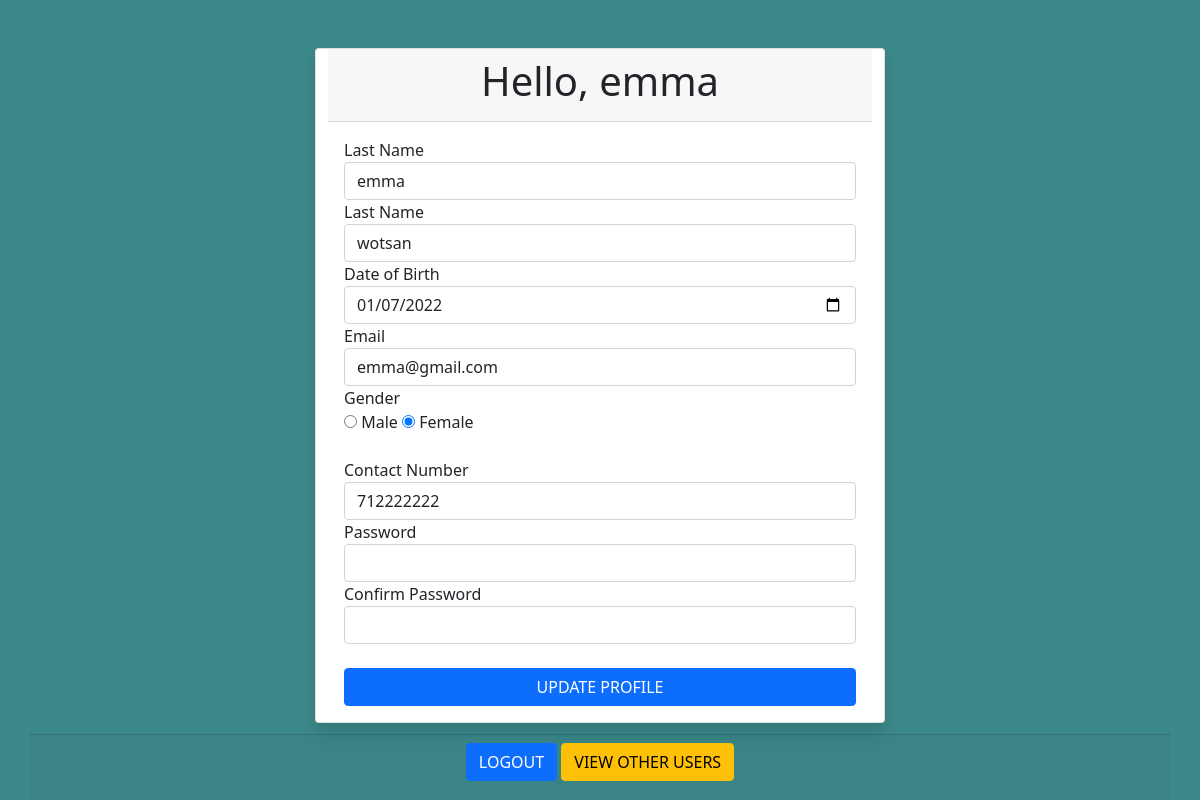
The page /user/home.php (signed in) on the database its author committed.
### tables this page shows
CREATE TABLE `users` (
  `id` int(11) NOT NULL,
  `email` varchar(255) NOT NULL,
  `password` varchar(255) NOT NULL,
  `name` varchar(255) NOT NULL,
  `uname` varchar(255) NOT NULL,
  `dob` date DEFAULT NULL,
  `gender` enum('m','f') NOT NULL,
  `contact` bigint(10) NOT NULL
);

### user/home.php (the view, shortened to what this page needs)
<?php
include "../db_config.php";
?>
<!DOCTYPE html>
<html lang="en">
<head>
    <link rel = "stylesheet" href = "../css/bootstrap.css">
    <link rel = "stylesheet" href = "style.css">
</head>
<body>
<div class="container vh-100">
    <div class="row justify-content-center h-100">
    <div class="card w-50 my-auto shadow mt-5">
        <div class="card-header text-center">
        <h1>Hello, <?php echo $_SESSION['name']; ?></h1>
</div>
        <div class="card-body">
            <form action="" method="post">
                <?php
                    $sql = "SELECT * FROM users WHERE id='{$_SESSION["id"]}'";
                    $result = mysqli_query($conn, $sql);
                    if(mysqli_num_rows($result) > 0){
                        $row = mysqli_fetch_assoc($result);
                    }
                ?>
            <div class="form-group">
            <label for="name">Last Name</label>
            <input type="text" class="form-control" name="name" value="<?php echo $row['name']; ?>">
             </div>
            <div class="form-group">
            <label for="uname">Last Name</label>
            <input type="text" class="form-control" name="uname" value="<?php echo $row['uname']; ?>">
            </div>
            <div class="form-group">
            <label for="name">Date of Birth</label>
            <input type="date" class="form-control" name="dob" value="<?php echo $row['dob']; ?>">
            </div>
            <div class="form-group">
            <label for="name">Email</label>
            <input type="email" class="form-control" name="email" value="<?php echo $row['email']; ?>">
            </div>
            <div class="form-group">
            <label for="gender">Gender </label>
            <div>
            <input type="radio"  name="gender" <?=$row['gender']=="m" ? "checked" : ""?> value="m"/>
            <label for="male" class="radio-inline">Male</label>
            <input type="radio"  name="gender" <?=$row['gender']=="f" ? "checked" : ""?> value="f"/>
            <label for="female" class="radio-inline">Female</label>
            </div>
            </div><br>
            <div class="form-group">
            <label for="name">Contact Number</label>
            <input type="text" class="form-control" name="contact" value="<?php echo $row['contact']; ?>">
            </div>
            <div class="form-group">
            <label for="name">Password</label>
            <input type="password" class="form-control" name="password" value="" required>
            </div>
            <div class="form-group">
            <label for="name">Confirm Password</label>
            <input type="password" class="form-control" name="re_password" required>
            </div><br>
            <input type="submit" name="submit" class="btn btn-primary w-100" value="UPDATE PROFILE">
            </div>
        </div>
        <div class="card-footer text-center">
            <div class="button">
            <a href="logout.php">
            <button type="button" class="btn btn-primary">LOGOUT</button></a>
            <a href="view.php">
            <button type="button" class="btn btn-warning">VIEW OTHER USERS</button> </a>
            </div>
        </div>
    </div>
    </div>
</body>
</html>

### user/style.css (style rules this page uses)
body { background: rgb(60, 137, 139); }

### rows shown on the page
users: name "emma", uname "wotsan", dob "01/07/2022", email "emma@gmail.com", gender "☑", contact "712222222"

### other values the page prints
$_SESSION['name'] "emma"
